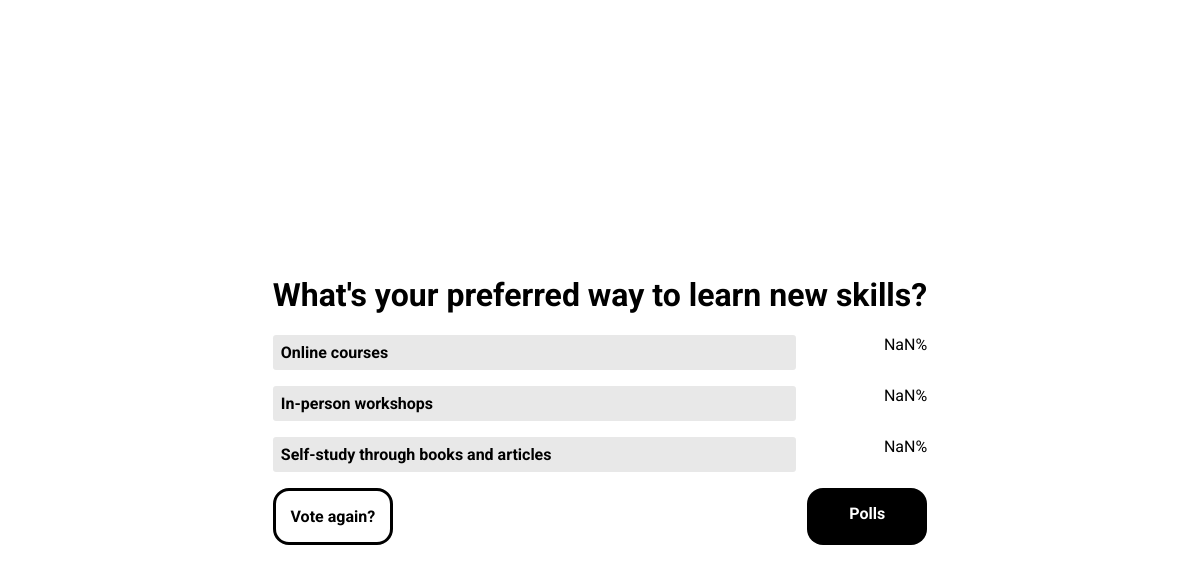
The page /polls/4/results/ on the database its author committed.
### polls/models.py (models this page shows, shortened)
class Question(models.Model):
    question_text = models.CharField(max_length=200)
    pub_date = models.DateTimeField("date published")

class Choice(models.Model):
    choice_text = models.CharField(max_length=200)
    votes = models.IntegerField(default=0)
    question = models.ForeignKey(Question, on_delete=models.CASCADE)

### polls/views.py (the view)
# urls.py: path('<int:pk>/results/', views.ResultsView.as_view(), name='results'),
class ResultsView(generic.DetailView):
    template_name = 'polls/results.html'
    def get_queryset(self):
        return Question.objects.filter(pub_date__lte=timezone.now(), id__in=Choice.objects.values('question_id')).order_by("-pub_date")

### polls/templates/polls/results.html (shortened to what this page needs)
{% extends "polls/base.html" %}
{% load static %}
{% block style %}
    <link rel="stylesheet" href="{% static 'polls/css/resultsStyle.css' %}">
{% endblock  %}}
{% block content %}
    <main>
        <div id="results-container">
            <h1>{{ question.question_text }}</h1>
            <ul>
                {% for choice in question.choice_set.all %}
                    <li>
                        <div class="percentage" value="{{ choice.votes}}">
                            <span>{{ choice.choice_text }}</span>
                        </div>
                    </li>
                {% endfor %}
            </ul>
            <nav>
                <a href="{% url 'polls:detail' question.id %}" id="link-detail">Vote again?</a>
                <a href="{% url 'polls:index' %}" id="link-home">Polls</a>
            </nav>
        </div>
    </main>
{% endblock %}

### polls/static/polls/css/style.css (style rules this page uses)
* { box-sizing: border-box; }
body { font-family: "Roboto", system-ui; font-weight: 400; font-style: normal; margin: 0; }
main { height: 100dvh; display: flex; align-items: center; justify-content: center; }

### polls/static/polls/css/resultsStyle.css (style rules this page uses)
main { flex-direction: column; }
ul { list-style: none; padding: 0; }
ul li { margin-bottom: 1em; display: flex; justify-content: space-between; }
ul li div span { font-weight: bold; }
ul li div { width: 80%; margin-right: 1em; }
.percentage { background-color: #E8E8E8; text-wrap: nowrap; border-radius: 0.2em; }
.percentage span { display: inline-block; padding: 0.5em 0.5em; }
nav { display: flex; justify-content: space-between; }
nav a { display: inline-block; padding: 1em 0.5em; border-radius: 1em; font-weight: bold; text-decoration: none; text-align: center; width: 120px; }
#link-detail { border: 3px solid black; color: #000; }
#link-home { background-color: #000; color: #fff; }

### rows shown on the page
Question: question_text "What's your preferred way to learn new skills?"
Choice: {{ choice.votes }} 0 (drawn), choice_text "Online courses"
Choice: {{ choice.votes }} 0 (drawn), choice_text "In-person workshops"
Choice: {{ choice.votes }} 0 (drawn), choice_text "Self-study through books and articles"
